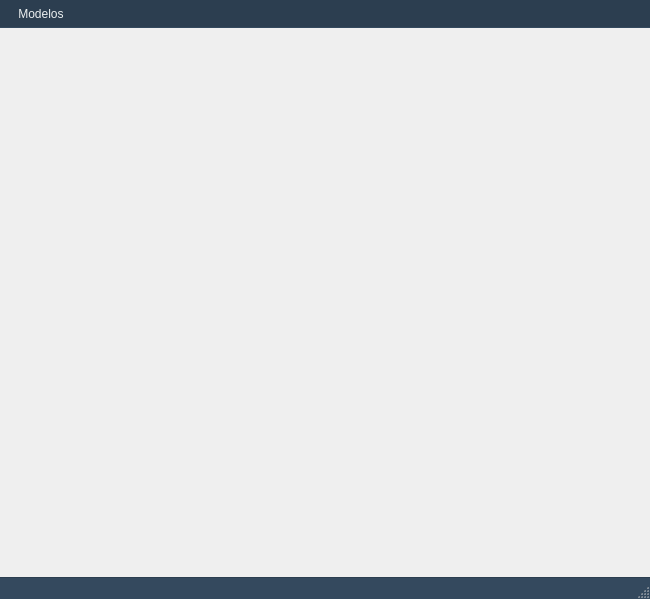
<?xml version="1.0" encoding="UTF-8"?>
<ui version="4.0">
 <class>MainWindow</class>
 <widget class="QMainWindow" name="MainWindow">
  <property name="geometry">
   <rect>
    <x>0</x>
    <y>0</y>
    <width>650</width>
    <height>599</height>
   </rect>
  </property>
  <property name="windowTitle">
   <string>MainWindow</string>
  </property>
  <property name="styleSheet">
   <string notr="true">/* ---------------------------------------------------- */
/* QMenuBar (Barra de Menús Principal)                  */
/* ---------------------------------------------------- */
QMenuBar {
    /* Fondo: Gris oscuro */
    background-color: #2c3e50; 
    /* Texto: Blanco claro */
    color: #ecf0f1;
    /* Separación inferior */
    border-bottom: 1px solid #34495e; 
    padding: 2px;
}

QMenuBar::item {
    background: transparent;
    padding: 5px 10px;
}

QMenuBar::item:selected {
    /* Efecto hover: Azul sutil */
    background-color: #3498db; 
    color: #ffffff;
    border-radius: 3px; 
}

/* ---------------------------------------------------- */
/* QMenu (Menús Desplegables) y QAction (Elementos)     */
/* ---------------------------------------------------- */
QMenu {
    /* Fondo del menú */
    background-color: #34495e; 
    /* Borde */
    border: 1px solid #2c3e50;
    padding: 5px;
    margin: 2px; 
}

QMenu::item {
    /* Texto de la acción */
    color: #ecf0f1;
    padding: 5px 15px 5px 25px; 
}

QMenu::item:selected {
    /* Efecto hover en las acciones: Azul primario */
    background-color: #2980b9; 
    border-radius: 3px; 
}

QMenu::separator {
    /* Estilo del separador de menú */
    height: 1px;
    background-color: #4a637a;
    margin-left: 10px;
    margin-right: 10px;
    margin-top: 4px;
    margin-bottom: 4px;
}

/* ---------------------------------------------------- */
/* QStatusBar (Barra de Estado)                         */
/* ---------------------------------------------------- */
QStatusBar {
    /* Fondo */
    background-color: #34495e; 
    /* Texto */
    color: #ecf0f1;
    /* Separación superior */
    border-top: 1px solid #2c3e50;
    font-weight: bold; 
    padding: 3px;
}

QStatusBar QLabel {
    margin-right: 10px; 
}</string>
  </property>
  <widget class="QWidget" name="centralwidget"/>
  <widget class="QMenuBar" name="menubar">
   <property name="geometry">
    <rect>
     <x>0</x>
     <y>0</y>
     <width>650</width>
     <height>35</height>
    </rect>
   </property>
   <widget class="QMenu" name="menuModelos">
    <property name="title">
     <string>Modelos</string>
    </property>
    <addaction name="actionBasicos"/>
    <addaction name="actionLangchain"/>
     <addaction name="actionCuestionario"/>
    <addaction name="separator"/>
    <addaction name="actionSalir"/>
   </widget>
   <addaction name="menuModelos"/>
  </widget>
  <widget class="QStatusBar" name="statusbar"/>
  <action name="actionBasicos">
   <property name="text">
    <string>Basicos</string>
   </property>
  </action>
  <action name="actionLangchain">
   <property name="text">
    <string>LangChain</string>
   </property>
  </action>
    <action name="actionCuestionario">
    <property name="text">
      <string>Cuestionario</string>
    </property>
  </action>

  <action name="actionSalir">
   <property name="text">
    <string>Salir</string>
   </property>
  </action>
 </widget>
 <resources/>
 <connections/>
</ui>
